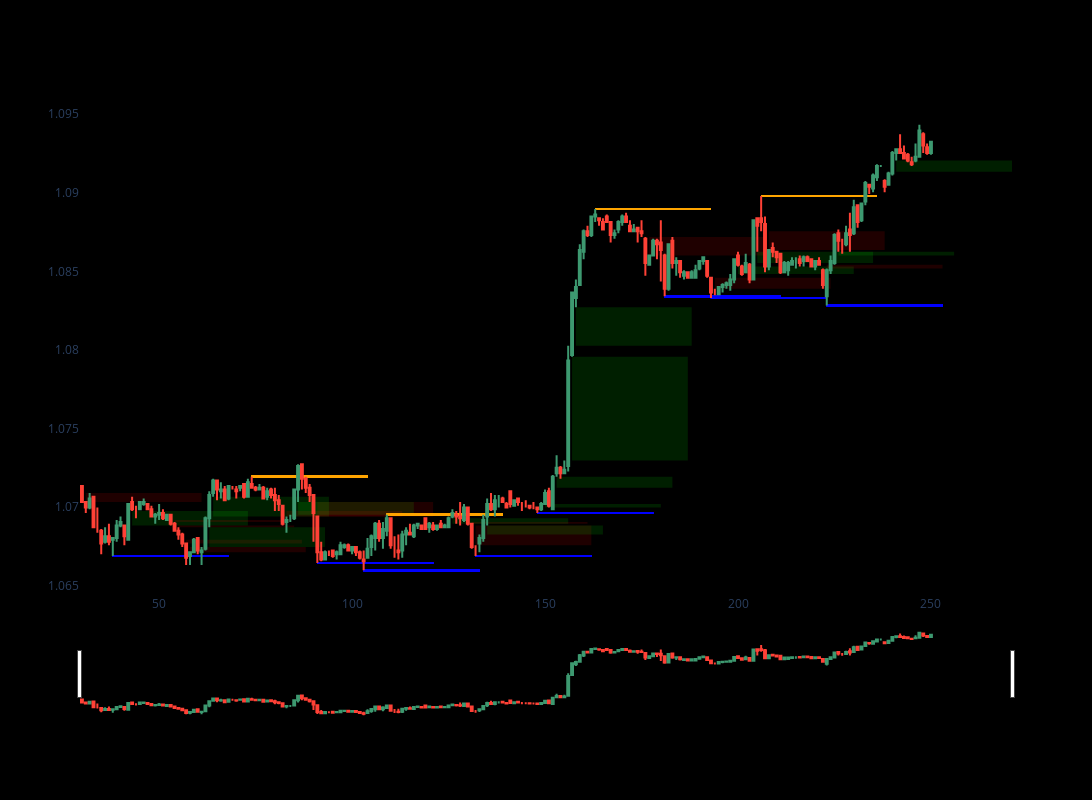
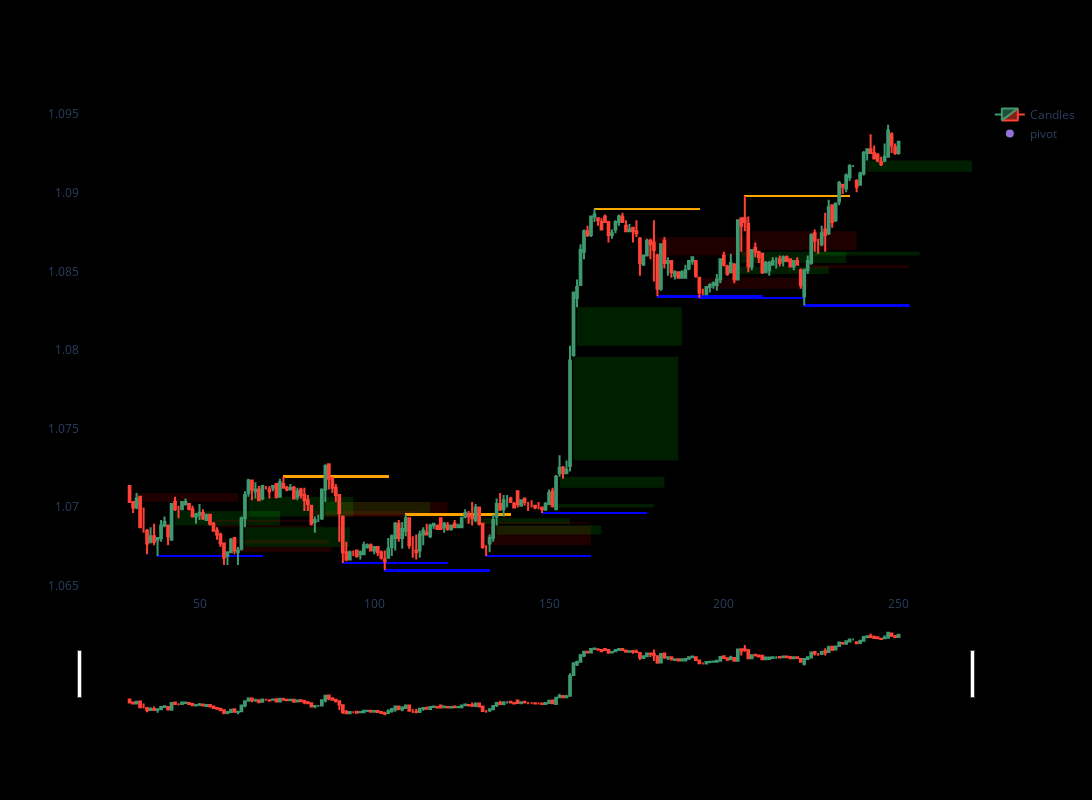

Source (notebook cell) for these figures, in order:
### Code cell
st = 30
end = 250
fig = plot_fvg_and_key_levels(df, start_idx=st, end_idx=end, extension=30)

fig.add_scatter(x=df.index[st:end], y=df['pointpos'][st:end], mode="markers",
                marker=dict(size=8, color="MediumPurple"),
                name="pivot")
